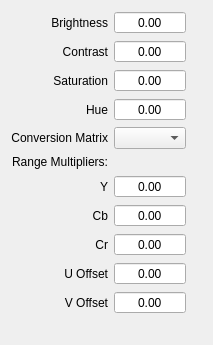
<?xml version="1.0" encoding="UTF-8"?>
<ui version="4.0">
 <class>R2Y</class>
 <widget class="QWidget" name="R2Y">
  <property name="geometry">
   <rect>
    <x>0</x>
    <y>0</y>
    <width>213</width>
    <height>323</height>
   </rect>
  </property>
  <property name="windowTitle">
   <string>R2Y</string>
  </property>
  <layout class="QGridLayout" name="gridLayout">
   <item row="18" column="1">
    <spacer name="horizontalSpacer">
     <property name="orientation">
      <enum>Qt::Horizontal</enum>
     </property>
     <property name="sizeHint" stdset="0">
      <size>
       <width>40</width>
       <height>20</height>
      </size>
     </property>
    </spacer>
   </item>
   <item row="18" column="2">
    <spacer name="horizontalSpacer_3">
     <property name="orientation">
      <enum>Qt::Horizontal</enum>
     </property>
     <property name="sizeHint" stdset="0">
      <size>
       <width>40</width>
       <height>20</height>
      </size>
     </property>
    </spacer>
   </item>
   <item row="18" column="0">
    <spacer name="horizontalSpacer_2">
     <property name="orientation">
      <enum>Qt::Horizontal</enum>
     </property>
     <property name="sizeHint" stdset="0">
      <size>
       <width>40</width>
       <height>20</height>
      </size>
     </property>
    </spacer>
   </item>
   <item row="0" column="1">
    <widget class="QDoubleSpinBox" name="brightness_sb">
     <property name="alignment">
      <set>Qt::AlignCenter</set>
     </property>
     <property name="buttonSymbols">
      <enum>QAbstractSpinBox::NoButtons</enum>
     </property>
    </widget>
   </item>
   <item row="5" column="1">
    <widget class="QDoubleSpinBox" name="saturation_sb">
     <property name="alignment">
      <set>Qt::AlignCenter</set>
     </property>
     <property name="buttonSymbols">
      <enum>QAbstractSpinBox::NoButtons</enum>
     </property>
    </widget>
   </item>
   <item row="6" column="0">
    <widget class="QLabel" name="label_4">
     <property name="text">
      <string>Hue</string>
     </property>
     <property name="alignment">
      <set>Qt::AlignRight|Qt::AlignTrailing|Qt::AlignVCenter</set>
     </property>
    </widget>
   </item>
   <item row="6" column="1">
    <widget class="QDoubleSpinBox" name="hue_sb">
     <property name="alignment">
      <set>Qt::AlignCenter</set>
     </property>
     <property name="buttonSymbols">
      <enum>QAbstractSpinBox::NoButtons</enum>
     </property>
    </widget>
   </item>
   <item row="19" column="1">
    <spacer name="verticalSpacer">
     <property name="orientation">
      <enum>Qt::Vertical</enum>
     </property>
     <property name="sizeHint" stdset="0">
      <size>
       <width>20</width>
       <height>40</height>
      </size>
     </property>
    </spacer>
   </item>
   <item row="10" column="0">
    <widget class="QLabel" name="label_5">
     <property name="text">
      <string>Conversion Matrix</string>
     </property>
     <property name="alignment">
      <set>Qt::AlignRight|Qt::AlignTrailing|Qt::AlignVCenter</set>
     </property>
    </widget>
   </item>
   <item row="10" column="1">
    <widget class="QComboBox" name="conversionMatrix_lb"/>
   </item>
   <item row="12" column="0">
    <widget class="QLabel" name="label_6">
     <property name="text">
      <string>Range Multipliers:</string>
     </property>
     <property name="alignment">
      <set>Qt::AlignRight|Qt::AlignTrailing|Qt::AlignVCenter</set>
     </property>
    </widget>
   </item>
   <item row="13" column="0">
    <widget class="QLabel" name="label_7">
     <property name="text">
      <string>Y</string>
     </property>
     <property name="alignment">
      <set>Qt::AlignRight|Qt::AlignTrailing|Qt::AlignVCenter</set>
     </property>
    </widget>
   </item>
   <item row="13" column="1">
    <widget class="QDoubleSpinBox" name="multY_sb">
     <property name="alignment">
      <set>Qt::AlignCenter</set>
     </property>
     <property name="buttonSymbols">
      <enum>QAbstractSpinBox::NoButtons</enum>
     </property>
    </widget>
   </item>
   <item row="14" column="1">
    <widget class="QDoubleSpinBox" name="multCb_sb">
     <property name="alignment">
      <set>Qt::AlignCenter</set>
     </property>
     <property name="buttonSymbols">
      <enum>QAbstractSpinBox::NoButtons</enum>
     </property>
    </widget>
   </item>
   <item row="15" column="1">
    <widget class="QDoubleSpinBox" name="multCr_sb">
     <property name="alignment">
      <set>Qt::AlignCenter</set>
     </property>
     <property name="buttonSymbols">
      <enum>QAbstractSpinBox::NoButtons</enum>
     </property>
    </widget>
   </item>
   <item row="14" column="0">
    <widget class="QLabel" name="label_8">
     <property name="text">
      <string>Cb</string>
     </property>
     <property name="alignment">
      <set>Qt::AlignRight|Qt::AlignTrailing|Qt::AlignVCenter</set>
     </property>
    </widget>
   </item>
   <item row="15" column="0">
    <widget class="QLabel" name="label_9">
     <property name="text">
      <string>Cr</string>
     </property>
     <property name="alignment">
      <set>Qt::AlignRight|Qt::AlignTrailing|Qt::AlignVCenter</set>
     </property>
    </widget>
   </item>
   <item row="4" column="0">
    <widget class="QLabel" name="label_2">
     <property name="text">
      <string>Contrast</string>
     </property>
     <property name="alignment">
      <set>Qt::AlignRight|Qt::AlignTrailing|Qt::AlignVCenter</set>
     </property>
    </widget>
   </item>
   <item row="4" column="1">
    <widget class="QDoubleSpinBox" name="contrast_sb">
     <property name="alignment">
      <set>Qt::AlignCenter</set>
     </property>
     <property name="buttonSymbols">
      <enum>QAbstractSpinBox::NoButtons</enum>
     </property>
    </widget>
   </item>
   <item row="0" column="0">
    <widget class="QLabel" name="label">
     <property name="text">
      <string>Brightness</string>
     </property>
     <property name="alignment">
      <set>Qt::AlignRight|Qt::AlignTrailing|Qt::AlignVCenter</set>
     </property>
    </widget>
   </item>
   <item row="5" column="0">
    <widget class="QLabel" name="label_3">
     <property name="text">
      <string>Saturation</string>
     </property>
     <property name="alignment">
      <set>Qt::AlignRight|Qt::AlignTrailing|Qt::AlignVCenter</set>
     </property>
    </widget>
   </item>
   <item row="16" column="0">
    <widget class="QLabel" name="label_10">
     <property name="text">
      <string>U Offset</string>
     </property>
     <property name="alignment">
      <set>Qt::AlignRight|Qt::AlignTrailing|Qt::AlignVCenter</set>
     </property>
    </widget>
   </item>
   <item row="17" column="0">
    <widget class="QLabel" name="label_11">
     <property name="text">
      <string>V Offset</string>
     </property>
     <property name="alignment">
      <set>Qt::AlignRight|Qt::AlignTrailing|Qt::AlignVCenter</set>
     </property>
    </widget>
   </item>
   <item row="16" column="1">
    <widget class="QDoubleSpinBox" name="offsetU_sb">
     <property name="alignment">
      <set>Qt::AlignCenter</set>
     </property>
     <property name="buttonSymbols">
      <enum>QAbstractSpinBox::NoButtons</enum>
     </property>
    </widget>
   </item>
   <item row="17" column="1">
    <widget class="QDoubleSpinBox" name="offsetV_sb">
     <property name="alignment">
      <set>Qt::AlignCenter</set>
     </property>
     <property name="buttonSymbols">
      <enum>QAbstractSpinBox::NoButtons</enum>
     </property>
    </widget>
   </item>
  </layout>
 </widget>
 <tabstops>
  <tabstop>brightness_sb</tabstop>
  <tabstop>contrast_sb</tabstop>
  <tabstop>saturation_sb</tabstop>
  <tabstop>hue_sb</tabstop>
  <tabstop>conversionMatrix_lb</tabstop>
  <tabstop>multY_sb</tabstop>
  <tabstop>multCb_sb</tabstop>
  <tabstop>multCr_sb</tabstop>
  <tabstop>offsetU_sb</tabstop>
  <tabstop>offsetV_sb</tabstop>
 </tabstops>
 <resources/>
 <connections/>
</ui>
